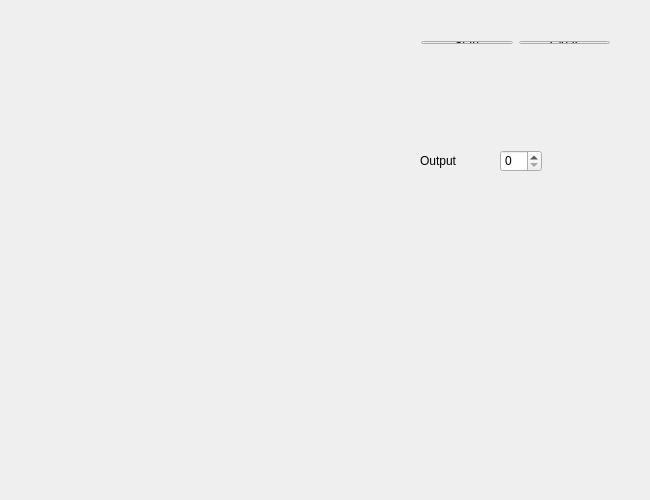
<?xml version="1.0" encoding="UTF-8"?>
<ui version="4.0">
 <class>MainWindow</class>
 <widget class="QMainWindow" name="MainWindow">
  <property name="geometry">
   <rect>
    <x>0</x>
    <y>0</y>
    <width>650</width>
    <height>500</height>
   </rect>
  </property>
  <property name="windowTitle">
   <string>MainWindow</string>
  </property>
  <widget class="QWidget" name="centralWidget">
   <widget class="QWidget" name="gridLayoutWidget">
    <property name="geometry">
     <rect>
      <x>10</x>
      <y>20</y>
      <width>371</width>
      <height>451</height>
     </rect>
    </property>
    <layout class="QGridLayout" name="gridLayout"/>
   </widget>
   <widget class="QLabel" name="label">
    <property name="geometry">
     <rect>
      <x>420</x>
      <y>140</y>
      <width>51</width>
      <height>41</height>
     </rect>
    </property>
    <property name="text">
     <string>Output</string>
    </property>
   </widget>
   <widget class="QSpinBox" name="spinBox">
    <property name="geometry">
     <rect>
      <x>500</x>
      <y>150</y>
      <width>42</width>
      <height>22</height>
     </rect>
    </property>
    <property name="maximum">
     <number>9</number>
    </property>
   </widget>
   <widget class="QWidget" name="layoutWidget">
    <property name="geometry">
     <rect>
      <x>410</x>
      <y>30</y>
      <width>211</width>
      <height>25</height>
     </rect>
    </property>
    <layout class="QHBoxLayout" name="horizontalLayout">
     <item>
      <widget class="QPushButton" name="startButton">
       <property name="text">
        <string>Start</string>
       </property>
      </widget>
     </item>
     <item>
      <widget class="QPushButton" name="clearButton">
       <property name="text">
        <string>Clear</string>
       </property>
      </widget>
     </item>
    </layout>
   </widget>
  </widget>
 </widget>
 <layoutdefault spacing="6" margin="11"/>
 <resources/>
 <connections/>
</ui>
